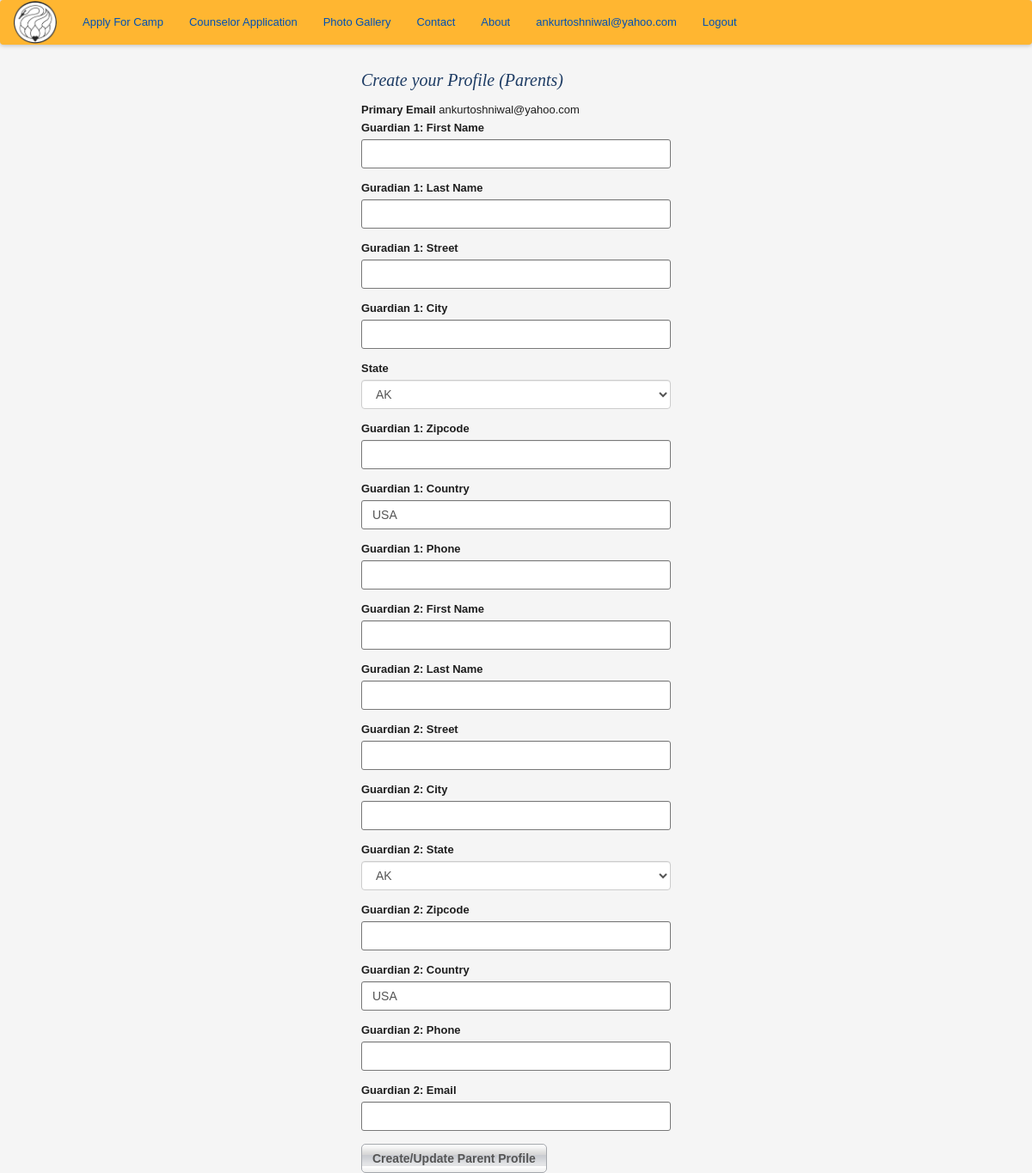
The page /update_parent_profile/2 (signed in) on the database as committed earlier.
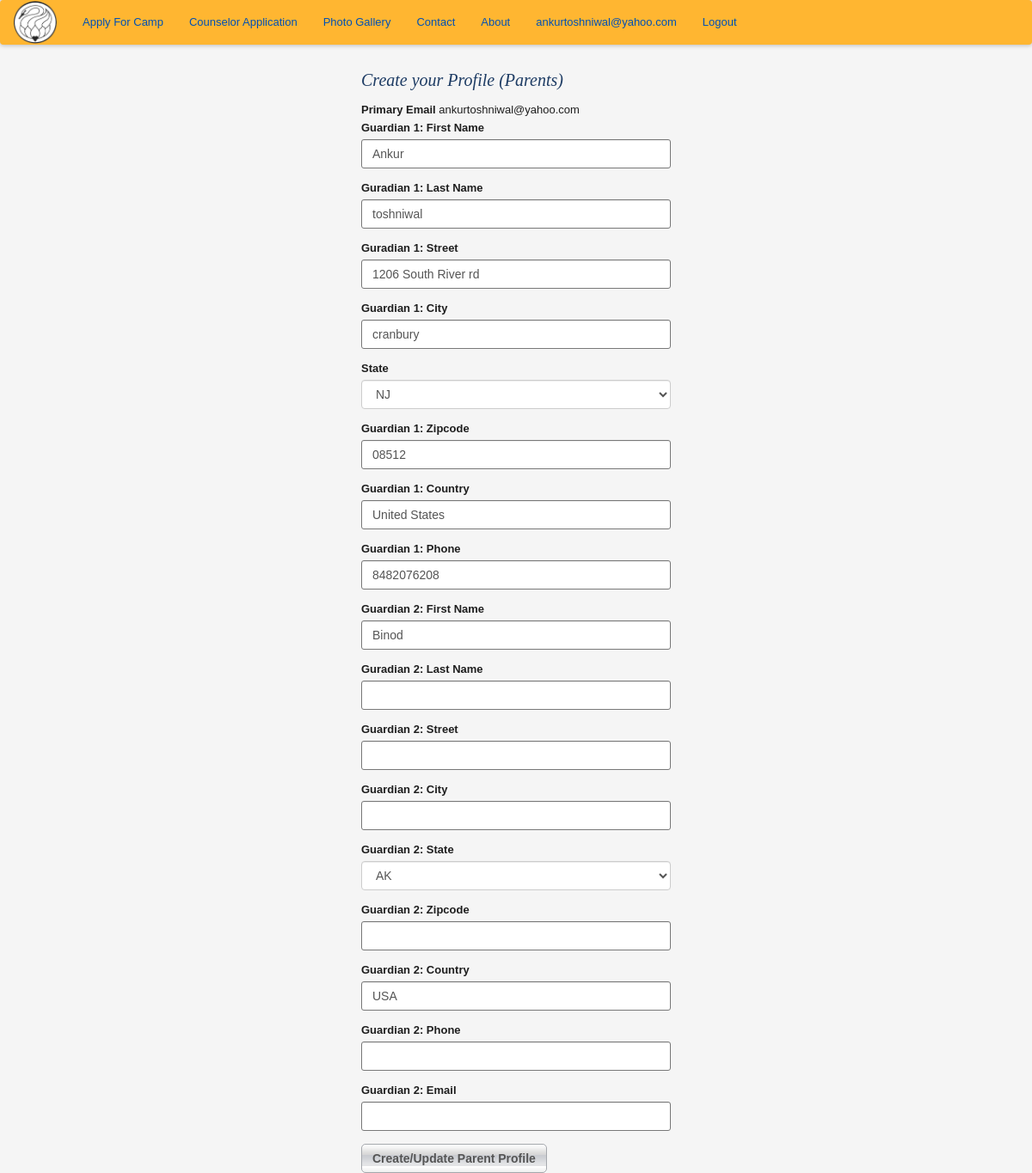
The same page on the database as committed later.
### app/models.py (models this page shows, shortened)
class User(UserMixin, db.Model):
    __tablename__ = 'user'
    id = db.Column(db.Integer, primary_key=True)
    email = db.Column(db.String(64), unique=True, index=True)
    password_hash = db.Column(db.String(128))
    parents = db.relationship('Parents', backref='user', uselist=False)
    @property
    def password(self):
        raise AttributeError('password is not a readable attribute')

class Parents(db.Model):
    __tablename__ = 'parents'
    id = db.Column(db.Integer, primary_key = True)
    g1fn = db.Column(db.String(64), index = True)
    g1ln = db.Column(db.String(64), index = True)
    g2fn = db.Column(db.String(64), index = True)
    g2ln = db.Column(db.String(64), index = True)
    g1street = db.Column(db.String(64))
    g1city = db.Column(db.String(64))
    g1state = db.Column(db.String(64))
    g1zipcode = db.Column(db.String(64))
    g1country = db.Column(db.String(64))
    g2street = db.Column(db.String(64))
    g2city = db.Column(db.String(64))
    g2state = db.Column(db.String(64))
    g2zipcode = db.Column(db.String(64))
    g2country = db.Column(db.String(64))
    g1phone = db.Column(db.String(64))
    g2phone = db.Column(db.String(64))
    g2email = db.Column(db.String(64))
    user_id = db.Column(db.Integer, db.ForeignKey('user.id'))
    campers = db.relationship('Camper', backref='parents', lazy='dynamic')

### app/controller.py (the view, shortened to what this page needs)
@app.route('/update_parent_profile/<int:parents_id>', methods=['GET', 'POST'])
@login_required
def edit_parent_profile(parents_id):
    parents = Parents.query.get(parents_id)
    form = UpdateParentProfileForm(obj=parents)
    return render_template('parent_profile.html', form=form)

### app/models.py (called while the page is built)
@login_manager.user_loader
def load_user(user_id):
    return User.query.filter_by(email=user_id).first()

### app/templates/parent_profile.html (shortened to what this page needs)
{% extends "base_templates/base.html" %}
{% import "bootstrap/wtf.html" as wtf %}
{% block content %}
    <div class= "container">
        <div class="row">
            <div class= "col-md-offset-4 col-md-4">
                <h1> Create your Profile (Parents)</h1>
                    <label>Primary Email</label>
                    {{current_user.email}}
                    {{ wtf.quick_form(form) }}
            </div>
        </div>
    </div>
{% endblock %}

### app/templates/base_templates/base.html (shortened to what this page needs)
<html>
{% extends 'bootstrap/base.html' %}
{% block head %}
    {{super()}}
{% endblock %}
{% block styles %}
    {{super()}}
    <link href="/static/css/newstyles.css" rel="stylesheet" media="screen">
    <link href="/static/css/style.css" rel="stylesheet" media="screen">
{% endblock %}

### app/templates/base_templates/nav.html
<nav class="navbar navbar-dark">
  <a class="navbar-brand" href="{{ url_for('home') }}"><img style="width: 50px;" src="static/images/hhsclogo.png"></a>
  <ul class="nav navbar-nav">
    <li class="nav-item">
      <a class="nav-link" href="{{ url_for('auth.create_account') }}">Apply For Camp</a>
    </li>
    <li class="nav-item">
      <a class="nav-link" href="#">Counselor Application</a>
    </li>
    <li>
      <a>Photo Gallery</a>
    </li>
    <li>
      <a>Contact</a>
    </li>
    <li>
      <a>About</a>
    </li>
    {% if current_user.is_authenticated() %}
    <li class="nav-item pull-right">
      <a href="{{url_for('auth.logout')}}">Logout</a>
    </li>
    <li class= "nav-item pull-right">
      <a href="{{url_for('dashboard')}}">{{ current_user.email }}</a>
    </li>
    {% endif %}
  </ul>
</nav>

### app/static/css/newstyles.css (style rules this page uses)
.navbar { background-color: #ffb631; box-shadow: 0px 0px 5px 1px #bbb; }
.navbar-brand { padding: 0px 15px; }

### app/static/css/style.css (style rules this page uses)
html { font-size: 100%; -webkit-text-size-adjust: 100%; -ms-text-size-adjust: 100%; }
html, body { border: 0; margin: 0; height: 100%; min-height: 100%; }
body { color: #1e1e1e; font: 13px/1.231 arial, helvetica, sans-serif; background: #f5f5f5; }
img { border: 0; vertical-align: middle; -ms-interpolation-mode: bicubic; }
form { margin: 0; padding: 0; border: 0; }
a, a:visited { color: #0050b4; }
h1, h2 { margin: 10px 0 15px; padding: 0; font: italic 20px georgia, serif; color: #1e3c64; }
ul { margin: 0; padding: 0; list-style: none; }
button, input, select, textarea { margin: 0; vertical-align: middle; color: #1e1e1e; font: 13px arial, helvetica, sans-serif; }
button, input { line-height: normal; }
button, input[type="button"], input[type="reset"], input[type="submit"] { cursor: pointer; -webkit-appearance: button; }
input, textarea { padding: 2px; }
select { padding: 1px; }
input[type="text"], input[type="password"], select, textarea { border: 1px solid #787878; border-radius: 3px; }
input.input-text, select, textarea { border: 1px solid #787878; }
.btn { display: inline-block; border: 1px solid #a5a8ad; border-radius: 5px; margin: 0 10px 0 0; min-width: 100px; white-space: nowrap; text-align: center; font-weight: 700; color: #555; background: #e3e4e6 url(../img/btn.png) repeat-x; box-shadow: 0 1px 0 #fff; }

Rows that differ between the two databases and show on the page:
added Parents: g1fn "Ankur", g1ln "toshniwal", g1street "1206 South River rd", g1city "cranbury", g1state "NJ", g1zipcode "08512", g1country "United States", g1phone "8482076208", g2fn "Binod", g2state "AK", g2country "USA"
Other text that changed with them:
form field g1state: "AK" → (not shown)
form field g1country: "USA" → (not shown)
form field g2state: "AK" → (not shown)
form field g2country: "USA" → (not shown)
